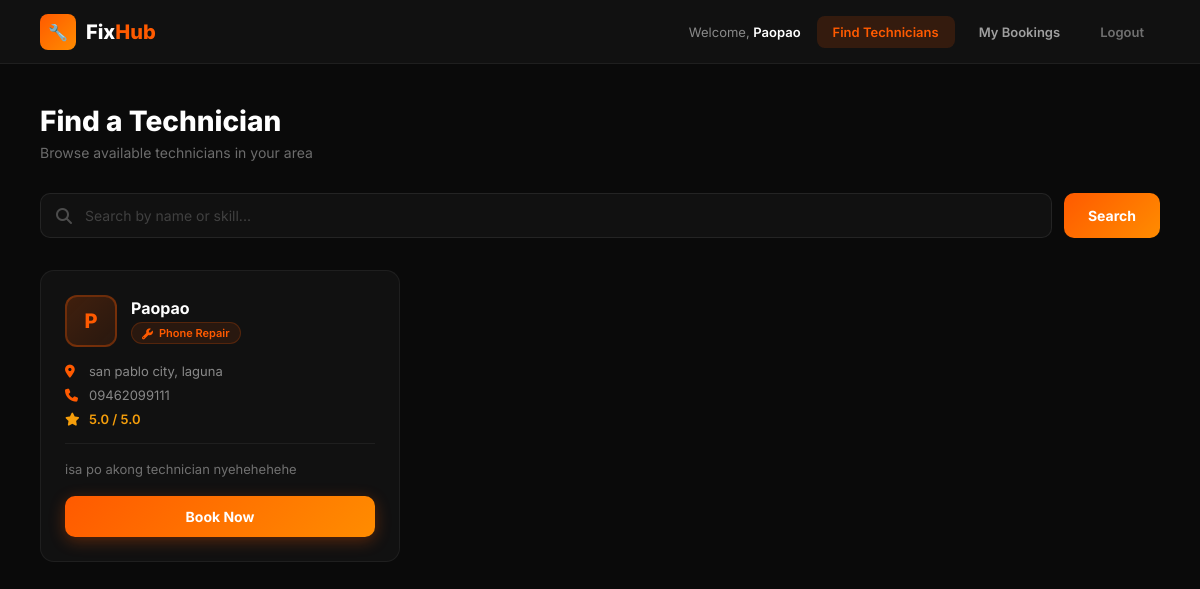
The app's page /technicians.php (signed in) with its own data.
### tables this page shows
CREATE TABLE `technicians` (
  `id` int(11) NOT NULL,
  `user_id` int(11) NOT NULL,
  `skill` varchar(100) NOT NULL,
  `location` varchar(100) NOT NULL,
  `bio` text DEFAULT NULL,
  `rating` decimal(2,1) DEFAULT 5.0,
  `status` varchar(20) DEFAULT 'available',
  `created_at` timestamp NOT NULL DEFAULT current_timestamp()
);

CREATE TABLE `users` (
  `id` int(11) NOT NULL,
  `name` varchar(100) NOT NULL,
  `email` varchar(100) NOT NULL,
  `password` varchar(255) NOT NULL,
  `role` varchar(20) DEFAULT 'customer',
  `phone` varchar(20) DEFAULT NULL,
  `address` varchar(255) DEFAULT NULL,
  `created_at` timestamp NOT NULL DEFAULT current_timestamp()
);

### technicians.php (the view, shortened to what this page needs)
<?php
include 'db.php';
$search = "";
if (isset($_GET['search'])) {
    $search = mysqli_real_escape_string($conn, $_GET['search']);
    $techs = mysqli_query($conn, "SELECT t.*, u.name, u.phone FROM technicians t
                                  JOIN users u ON t.user_id = u.id
                                  WHERE u.name LIKE '%$search%'
                                  OR t.skill LIKE '%$search%'");
} else {
    $techs = mysqli_query($conn, "SELECT t.*, u.name, u.phone FROM technicians t
                                  JOIN users u ON t.user_id = u.id");
}
?>
<!DOCTYPE html>
<html lang="en">
<head>
<link href="https://cdnjs.cloudflare.com/ajax/libs/font-awesome/6.4.0/css/all.min.css" rel="stylesheet">
</head>
<body>
<nav class="navbar">
    <div class="logo">
        <div class="logo-icon">🔧</div>
        <div class="logo-text">Fix<span>Hub</span></div>
    </div>
    <div class="nav-right">
        <div class="nav-user">Welcome, <span><?php echo $_SESSION['user_name']; ?></span></div>
        <div class="nav-links">
            <a href="technicians.php" class="nav-link active">Find Technicians</a>
            <a href="my_bookings.php" class="nav-link">My Bookings</a>
            <a href="logout.php" class="nav-link logout">Logout</a>
        </div>
    </div>
</nav>
<div class="main">
    <div class="page-header">
        <h1>Find a Technician</h1>
        <p>Browse available technicians in your area</p>
    </div>
    <form method="GET" class="search-bar">
        <div class="search-wrap">
            <i class="fas fa-search"></i>
            <input type="text" name="search" placeholder="Search by name or skill..." value="<?php echo $search; ?>"/>
        </div>
        <button type="submit" class="btn-search">Search</button>
    </form>
    <div class="grid">
    <?php if(mysqli_num_rows($techs) > 0): ?>
        <?php while($tech = mysqli_fetch_assoc($techs)): ?>
        <div class="tech-card">
            <div class="tech-top">
                <div class="tech-avatar"><?php echo strtoupper(substr($tech['name'], 0, 1)); ?></div>
                <div class="tech-info">
                    <h3><?php echo $tech['name']; ?></h3>
                    <span class="tech-skill"><i class="fas fa-wrench"></i><?php echo $tech['skill']; ?></span>
                </div>
            </div>
            <div class="tech-details">
                <div class="tech-detail"><i class="fas fa-map-marker-alt"></i><?php echo $tech['location']; ?></div>
                <div class="tech-detail"><i class="fas fa-phone"></i><?php echo $tech['phone']; ?></div>
                <div class="tech-detail"><i class="fas fa-star" style="color:#f59e0b"></i><span class="rating"><?php echo $tech['rating']; ?> / 5.0</span></div>
            </div>
            <?php if($tech['bio']): ?>
            <div class="tech-bio"><?php echo $tech['bio']; ?></div>
            <?php endif; ?>
            <a href="booking.php?tech_id=<?php echo $tech['id']; ?>" class="btn-book">Book Now</a>
        </div>
        <?php endwhile; ?>
    <?php endif; ?>
    </div>
</div>
</body>
</html>

### technicians.php (style rules this page uses)
* { margin: 0; padding: 0; box-sizing: border-box; }
body { font-family: 'Inter', sans-serif; background: #0a0a0a; color: #fff; min-height: 100vh; }
.navbar { background: #111111; border-bottom: 1px solid rgba(255,255,255,0.06); padding: 0 40px; height: 64px; display: flex; align-items: center; justify-content: space-between; position: sticky; top: 0; z-index: 100; }
.logo { display: flex; align-items: center; gap: 10px; }
.logo-icon { width: 36px; height: 36px; background: linear-gradient(135deg, #FF5A00, #ff8c00); border-radius: 8px; display: flex; align-items: center; justify-content: center; font-size: 16px; }
.logo-text { font-size: 20px; font-weight: 800; }
.logo-text span { color: #FF5A00; }
.nav-right { display: flex; align-items: center; gap: 16px; }
.nav-user { font-size: 13px; color: rgba(255,255,255,0.5); }
.nav-user span { color: #fff; font-weight: 600; }
.nav-links { display: flex; gap: 8px; }
.nav-link { padding: 8px 16px; border-radius: 8px; font-size: 13px; font-weight: 600; text-decoration: none; transition: all 0.2s; color: rgba(255,255,255,0.6); }
.nav-link.active { background: rgba(255,90,0,0.15); color: #FF5A00; }
.nav-link.logout { color: rgba(255,255,255,0.4); }
.main { padding: 40px; max-width: 1200px; margin: 0 auto; }
.page-header { margin-bottom: 32px; }
.page-header h1 { font-size: 28px; font-weight: 800; margin-bottom: 6px; }
.page-header p { color: rgba(255,255,255,0.4); font-size: 14px; }
.search-bar { display: flex; gap: 12px; margin-bottom: 32px; }
.search-wrap { flex: 1; position: relative; }
.search-wrap i { position: absolute; left: 16px; top: 50%; transform: translateY(-50%); color: rgba(255,255,255,0.25); }
.search-wrap input { width: 100%; padding: 13px 16px 13px 44px; background: #111111; border: 1px solid rgba(255,255,255,0.08); border-radius: 10px; color: #fff; font-size: 14px; font-family: 'Inter', sans-serif; outline: none; transition: all 0.2s; }
.search-wrap input::placeholder { color: rgba(255,255,255,0.2); }
.btn-search { padding: 13px 24px; background: linear-gradient(135deg, #FF5A00, #ff8c00); color: white; border: none; border-radius: 10px; font-size: 14px; font-weight: 700; font-family: 'Inter', sans-serif; cursor: pointer; transition: all 0.2s; }
.grid { display: grid; grid-template-columns: repeat(auto-fill, minmax(300px, 1fr)); gap: 20px; }
.tech-card { background: #111111; border: 1px solid rgba(255,255,255,0.06); border-radius: 14px; padding: 24px; transition: all 0.2s; }
.tech-top { display: flex; align-items: center; gap: 14px; margin-bottom: 16px; }
.tech-avatar { width: 52px; height: 52px; background: linear-gradient(135deg, rgba(255,90,0,0.2), rgba(255,90,0,0.1)); border: 2px solid rgba(255,90,0,0.3); border-radius: 12px; display: flex; align-items: center; justify-content: center; font-size: 20px; font-weight: 800; color: #FF5A00; flex-shrink: 0; }
.tech-info h3 { font-size: 16px; font-weight: 700; margin-bottom: 4px; }
.tech-skill { display: inline-flex; align-items: center; gap: 6px; background: rgba(255,90,0,0.1); border: 1px solid rgba(255,90,0,0.2); color: #FF5A00; font-size: 11px; font-weight: 600; padding: 3px 10px; border-radius: 100px; }
.tech-details { display: flex; flex-direction: column; gap: 8px; margin-bottom: 16px; }
.tech-detail { display: flex; align-items: center; gap: 10px; font-size: 13px; color: rgba(255,255,255,0.5); }
.tech-detail i { color: #FF5A00; width: 14px; }
.tech-bio { font-size: 13px; color: rgba(255,255,255,0.4); line-height: 1.5; margin-bottom: 16px; padding-top: 16px; border-top: 1px solid rgba(255,255,255,0.06); }
.rating { color: #f59e0b; font-size: 13px; font-weight: 600; }
.btn-book { display: block; width: 100%; padding: 12px; background: linear-gradient(135deg, #FF5A00, #ff8c00); color: white; border: none; border-radius: 10px; font-size: 14px; font-weight: 700; font-family: 'Inter', sans-serif; cursor: pointer; transition: all 0.2s; text-align: center; text-decoration: none; box-shadow: 0 4px 16px rgba(255,90,0,0.3); }

### records on screen
technicians: user.name "P", user.name "Paopao", skill "Phone Repair", location "san pablo city, laguna", user.phone "09462099111", rating "5.0", bio "isa po akong technician nyehehehehe"

### other values on screen
$_SESSION['user_name'] "Paopao"
